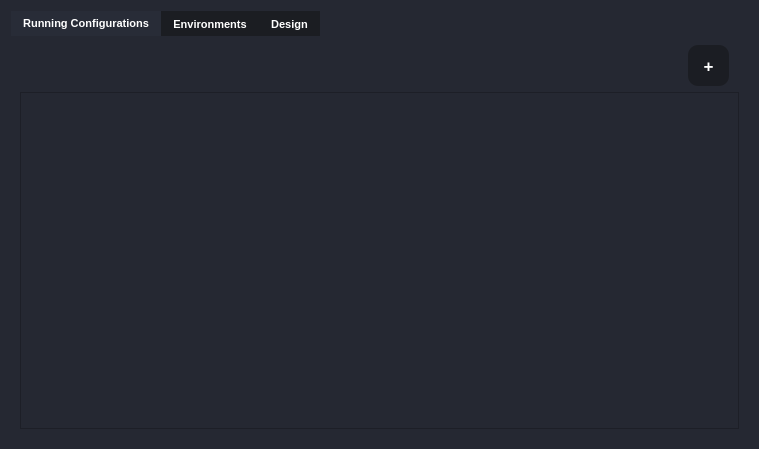
<?xml version="1.0" encoding="UTF-8"?>
<ui version="4.0">
 <class>Task_Tab</class>
 <widget class="QWidget" name="Task_Tab">
  <property name="geometry">
   <rect>
    <x>0</x>
    <y>0</y>
    <width>759</width>
    <height>449</height>
   </rect>
  </property>
  <property name="windowTitle">
   <string>Form</string>
  </property>
  <property name="styleSheet">
   <string notr="true">QWidget{
background-color:rgb(37, 40, 50);
	color: white;
}</string>
  </property>
  <layout class="QVBoxLayout" name="verticalLayout">
   <item>
    <widget class="QTabWidget" name="Task_tabWidget">
     <property name="font">
      <font>
       <pointsize>8</pointsize>
       <weight>75</weight>
       <bold>true</bold>
      </font>
     </property>
     <property name="styleSheet">
      <string notr="true">
QTabWidget::pane{
border-color:none;
}
QTabWidget:tab-bar {

border-color:none;
}
QTabBar:tab:selected{
background-color:#282c37;
color:white;
}
QTabBar:tab:!selected{
background-color:#1b1d22;
color:white;
}

QLineEdit{
	border: 0px solid rgb(37, 39, 48);
	height: 30px;
	border-radius: 15px;
	color: white;
	padding-left: 20px;
	padding-right: 20px;
	background-color: rgb(27, 29, 35);
}
QLineEdit:hover{
	border: 2px solid rgb(64, 71, 88)
}
QLineEdit:focus{
	border: 3px solid rgb(91, 101, 124);
	color: white;
}
QLineEdit:disabled {
	background-color: #808080;
}
/* ToolButton */
QToolButton {
	border: 0px;
	width: 28px;
	height: 28px;
	background-color: transparent;
	color: rgb(255, 255, 255);
	border-radius: 15px;
}
QToolButton:hover {
	background-color: rgb(57, 65, 80);
	border: 2px solid rgb(61, 70, 86);
}
QToolButton:pressed {
	background-color: rgb(35, 40, 49);
	border: 2px solid rgb(43, 50, 61);
}
QPushButton{
	background-color: rgb(27, 29, 35);
}
QPushButton {
	border: 0px solid rgb(52, 59, 72);
	color: rgb(255, 255, 255);
	border-radius: 10px;
	margin-right:10px;
}
QPushButton:hover {
	background-color: rgb(57, 65, 80);
	border: 5px solid transparent;
}
QPushButton:pressed {
	background-color: rgb(35, 40, 49);
	border: 7px solid transparent;
}
QPushButton:disabled {
	background-color: rgb(102, 109, 122);
	color: rgb(168, 168, 168);
}

</string>
     </property>
     <property name="currentIndex">
      <number>0</number>
     </property>
     <widget class="QWidget" name="RunningConfig">
      <attribute name="title">
       <string>Running Configurations</string>
      </attribute>
      <layout class="QGridLayout" name="gridLayout_2">
       <item row="0" column="0">
        <layout class="QHBoxLayout" name="AddRunConfig_horizontalLayout">
         <item>
          <spacer name="AddRunningConfig_horizontalSpacer">
           <property name="orientation">
            <enum>Qt::Horizontal</enum>
           </property>
           <property name="sizeHint" stdset="0">
            <size>
             <width>658</width>
             <height>20</height>
            </size>
           </property>
          </spacer>
         </item>
         <item>
          <widget class="QPushButton" name="AddRunningConfig_button">
           <property name="sizePolicy">
            <sizepolicy hsizetype="Maximum" vsizetype="Maximum">
             <horstretch>0</horstretch>
             <verstretch>0</verstretch>
            </sizepolicy>
           </property>
           <property name="minimumSize">
            <size>
             <width>51</width>
             <height>41</height>
            </size>
           </property>
           <property name="maximumSize">
            <size>
             <width>51</width>
             <height>41</height>
            </size>
           </property>
           <property name="font">
            <font>
             <pointsize>13</pointsize>
             <weight>75</weight>
             <bold>true</bold>
            </font>
           </property>
           <property name="text">
            <string>+</string>
           </property>
          </widget>
         </item>
        </layout>
       </item>
       <item row="1" column="0">
        <widget class="QScrollArea" name="RunningConfig_scrollArea">
         <property name="widgetResizable">
          <bool>true</bool>
         </property>
         <widget class="QWidget" name="RunningConfig_scroll">
          <property name="geometry">
           <rect>
            <x>0</x>
            <y>0</y>
            <width>713</width>
            <height>329</height>
           </rect>
          </property>
         </widget>
        </widget>
       </item>
      </layout>
     </widget>
     <widget class="QWidget" name="Environments">
      <property name="styleSheet">
       <string notr="true"/>
      </property>
      <attribute name="title">
       <string>Environments</string>
      </attribute>
      <layout class="QGridLayout" name="gridLayout_4">
       <item row="2" column="0">
        <widget class="QWidget" name="Directory_widget" native="true">
         <layout class="QGridLayout" name="gridLayout">
          <item row="2" column="0">
           <layout class="QHBoxLayout" name="Range_horizontalLayout">
            <item>
             <widget class="QRadioButton" name="Range_radioButton">
              <property name="font">
               <font>
                <pointsize>11</pointsize>
               </font>
              </property>
              <property name="text">
               <string>Range</string>
              </property>
             </widget>
            </item>
            <item>
             <widget class="QLabel" name="RangeFrom_label">
              <property name="font">
               <font>
                <family>MS Shell Dlg 2</family>
                <pointsize>11</pointsize>
                <weight>50</weight>
                <italic>false</italic>
                <bold>false</bold>
               </font>
              </property>
              <property name="lineWidth">
               <number>0</number>
              </property>
              <property name="text">
               <string>From</string>
              </property>
             </widget>
            </item>
            <item>
             <widget class="QLineEdit" name="RangeFrom_lineEdit">
              <property name="focusPolicy">
               <enum>Qt::ClickFocus</enum>
              </property>
              <property name="styleSheet">
               <string notr="true"/>
              </property>
             </widget>
            </item>
            <item>
             <widget class="QLabel" name="RangeTo_label">
              <property name="font">
               <font>
                <family>MS Shell Dlg 2</family>
                <pointsize>11</pointsize>
                <weight>50</weight>
                <italic>false</italic>
                <bold>false</bold>
               </font>
              </property>
              <property name="lineWidth">
               <number>0</number>
              </property>
              <property name="text">
               <string>To</string>
              </property>
             </widget>
            </item>
            <item>
             <widget class="QLineEdit" name="RangeTo_lineEdit">
              <property name="focusPolicy">
               <enum>Qt::ClickFocus</enum>
              </property>
              <property name="styleSheet">
               <string notr="true"/>
              </property>
             </widget>
            </item>
           </layout>
          </item>
          <item row="3" column="0">
           <layout class="QHBoxLayout" name="BinarySearch_horizontalLayout">
            <item>
             <widget class="QRadioButton" name="BinarySearch_radioButton">
              <property name="font">
               <font>
                <pointsize>11</pointsize>
               </font>
              </property>
              <property name="text">
               <string>Binary Search</string>
              </property>
             </widget>
            </item>
            <item>
             <widget class="QLabel" name="BinarySearchFrom_label">
              <property name="font">
               <font>
                <family>MS Shell Dlg 2</family>
                <pointsize>11</pointsize>
                <weight>50</weight>
                <italic>false</italic>
                <bold>false</bold>
               </font>
              </property>
              <property name="lineWidth">
               <number>0</number>
              </property>
              <property name="text">
               <string>From</string>
              </property>
             </widget>
            </item>
            <item>
             <widget class="QLineEdit" name="BinarySearchFrom_lineEdit">
              <property name="focusPolicy">
               <enum>Qt::ClickFocus</enum>
              </property>
              <property name="styleSheet">
               <string notr="true"/>
              </property>
             </widget>
            </item>
            <item>
             <widget class="QLabel" name="BinarySearchTo_label">
              <property name="font">
               <font>
                <family>MS Shell Dlg 2</family>
                <pointsize>11</pointsize>
                <weight>50</weight>
                <italic>false</italic>
                <bold>false</bold>
               </font>
              </property>
              <property name="lineWidth">
               <number>0</number>
              </property>
              <property name="text">
               <string>To</string>
              </property>
             </widget>
            </item>
            <item>
             <widget class="QLineEdit" name="BinarySearchTo_lineEdit">
              <property name="focusPolicy">
               <enum>Qt::ClickFocus</enum>
              </property>
              <property name="styleSheet">
               <string notr="true"/>
              </property>
             </widget>
            </item>
           </layout>
          </item>
          <item row="1" column="0">
           <widget class="QRadioButton" name="All_radioButton">
            <property name="font">
             <font>
              <pointsize>11</pointsize>
              <weight>50</weight>
              <bold>false</bold>
             </font>
            </property>
            <property name="text">
             <string>All</string>
            </property>
           </widget>
          </item>
          <item row="0" column="0">
           <layout class="QHBoxLayout" name="ParentDir_horizontalLayout">
            <item>
             <widget class="QLabel" name="ParentDir_label">
              <property name="font">
               <font>
                <family>MS Shell Dlg 2</family>
                <pointsize>11</pointsize>
                <weight>50</weight>
                <italic>false</italic>
                <bold>false</bold>
               </font>
              </property>
              <property name="lineWidth">
               <number>0</number>
              </property>
              <property name="text">
               <string>Parent Directory</string>
              </property>
             </widget>
            </item>
            <item>
             <widget class="QLineEdit" name="ParentDir_lineEdit">
              <property name="focusPolicy">
               <enum>Qt::ClickFocus</enum>
              </property>
              <property name="styleSheet">
               <string notr="true"/>
              </property>
             </widget>
            </item>
            <item>
             <widget class="QToolButton" name="BrowseParentDir_button">
              <property name="styleSheet">
               <string notr="true"/>
              </property>
              <property name="text">
               <string>...</string>
              </property>
              <property name="icon">
               <iconset>
                <normaloff>:/icons/icons/folder_icon.png</normaloff>:/icons/icons/folder_icon.png</iconset>
              </property>
             </widget>
            </item>
           </layout>
          </item>
          <item row="4" column="0">
           <spacer name="verticalSpacer">
            <property name="orientation">
             <enum>Qt::Vertical</enum>
            </property>
            <property name="sizeHint" stdset="0">
             <size>
              <width>20</width>
              <height>40</height>
             </size>
            </property>
           </spacer>
          </item>
         </layout>
        </widget>
       </item>
       <item row="1" column="0">
        <widget class="QWidget" name="File_widget" native="true">
         <layout class="QGridLayout" name="gridLayout_3">
          <item row="0" column="0">
           <layout class="QHBoxLayout" name="FilePath_horizontalLayout">
            <item>
             <widget class="QLabel" name="FilePath_abel">
              <property name="font">
               <font>
                <family>MS Shell Dlg 2</family>
                <pointsize>11</pointsize>
                <weight>50</weight>
                <italic>false</italic>
                <bold>false</bold>
               </font>
              </property>
              <property name="lineWidth">
               <number>0</number>
              </property>
              <property name="text">
               <string>File Path</string>
              </property>
             </widget>
            </item>
            <item>
             <widget class="QLineEdit" name="FilePath_lineEdit">
              <property name="focusPolicy">
               <enum>Qt::ClickFocus</enum>
              </property>
              <property name="styleSheet">
               <string notr="true"/>
              </property>
             </widget>
            </item>
            <item>
             <widget class="QToolButton" name="BrowseFilePath_button">
              <property name="styleSheet">
               <string notr="true"/>
              </property>
              <property name="text">
               <string>...</string>
              </property>
              <property name="icon">
               <iconset>
                <normaloff>:/icons/icons/folder_icon.png</normaloff>:/icons/icons/folder_icon.png</iconset>
              </property>
             </widget>
            </item>
           </layout>
          </item>
          <item row="1" column="0">
           <spacer name="verticalSpacer_2">
            <property name="orientation">
             <enum>Qt::Vertical</enum>
            </property>
            <property name="sizeHint" stdset="0">
             <size>
              <width>20</width>
              <height>40</height>
             </size>
            </property>
           </spacer>
          </item>
         </layout>
        </widget>
       </item>
       <item row="0" column="0">
        <layout class="QHBoxLayout" name="Add_Dict_File_horizontalLayout">
         <item>
          <widget class="QPushButton" name="AddDirectory_button">
           <property name="minimumSize">
            <size>
             <width>211</width>
             <height>41</height>
            </size>
           </property>
           <property name="font">
            <font>
             <pointsize>10</pointsize>
             <weight>75</weight>
             <bold>true</bold>
            </font>
           </property>
           <property name="text">
            <string>Add Directory</string>
           </property>
          </widget>
         </item>
         <item>
          <widget class="QPushButton" name="AddFile_button">
           <property name="minimumSize">
            <size>
             <width>211</width>
             <height>41</height>
            </size>
           </property>
           <property name="font">
            <font>
             <pointsize>10</pointsize>
             <weight>75</weight>
             <bold>true</bold>
            </font>
           </property>
           <property name="text">
            <string>Add File</string>
           </property>
          </widget>
         </item>
        </layout>
       </item>
      </layout>
     </widget>
     <widget class="QWidget" name="Design">
      <property name="styleSheet">
       <string notr="true"/>
      </property>
      <attribute name="title">
       <string>Design</string>
      </attribute>
      <layout class="QFormLayout" name="formLayout">
       <item row="0" column="0" colspan="2">
        <layout class="QHBoxLayout" name="AddDesign_horizontalLayout">
         <item>
          <spacer name="AddDesign_horizontalSpacer">
           <property name="orientation">
            <enum>Qt::Horizontal</enum>
           </property>
           <property name="sizeHint" stdset="0">
            <size>
             <width>658</width>
             <height>20</height>
            </size>
           </property>
          </spacer>
         </item>
         <item>
          <widget class="QPushButton" name="AddDesign_button">
           <property name="sizePolicy">
            <sizepolicy hsizetype="Maximum" vsizetype="Maximum">
             <horstretch>0</horstretch>
             <verstretch>0</verstretch>
            </sizepolicy>
           </property>
           <property name="minimumSize">
            <size>
             <width>51</width>
             <height>41</height>
            </size>
           </property>
           <property name="maximumSize">
            <size>
             <width>51</width>
             <height>41</height>
            </size>
           </property>
           <property name="font">
            <font>
             <pointsize>13</pointsize>
             <weight>75</weight>
             <bold>true</bold>
            </font>
           </property>
           <property name="text">
            <string>+</string>
           </property>
          </widget>
         </item>
        </layout>
       </item>
       <item row="1" column="0" colspan="2">
        <widget class="QScrollArea" name="Designs_scrollArea">
         <property name="widgetResizable">
          <bool>true</bool>
         </property>
         <widget class="QWidget" name="Designs_scrollAreaWidget">
          <property name="geometry">
           <rect>
            <x>0</x>
            <y>0</y>
            <width>713</width>
            <height>85</height>
           </rect>
          </property>
         </widget>
        </widget>
       </item>
      </layout>
     </widget>
    </widget>
   </item>
  </layout>
 </widget>
 <resources/>
 <connections/>
</ui>
